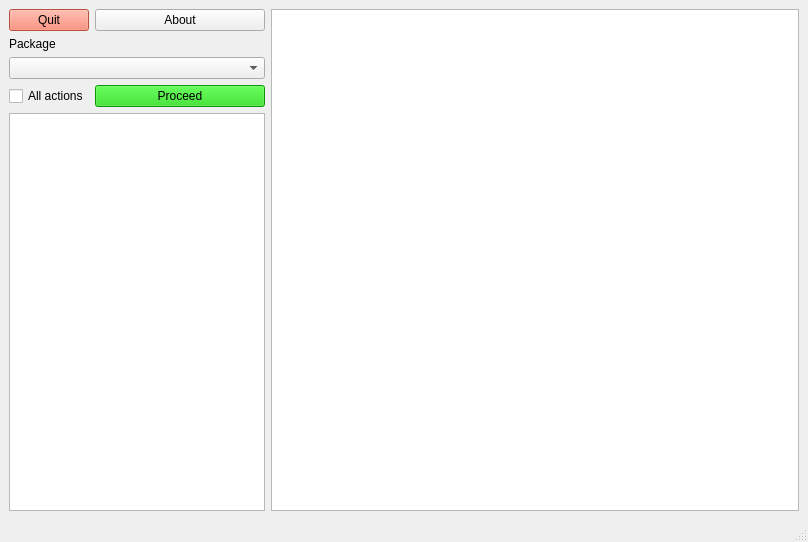
<?xml version="1.0" encoding="UTF-8"?>
<ui version="4.0">
 <class>MainWindow</class>
 <widget class="QMainWindow" name="MainWindow">
  <property name="geometry">
   <rect>
    <x>0</x>
    <y>0</y>
    <width>808</width>
    <height>542</height>
   </rect>
  </property>
  <property name="windowTitle">
   <string>My KDE</string>
  </property>
  <widget class="QWidget" name="centralwidget">
   <layout class="QHBoxLayout" name="horizontalLayout" stretch="0,1">
    <item>
     <layout class="QGridLayout" name="gridLayout" columnstretch="1,0">
      <item row="2" column="0" colspan="2">
       <widget class="QComboBox" name="packageCombo">
        <property name="sizePolicy">
         <sizepolicy hsizetype="Expanding" vsizetype="Fixed">
          <horstretch>0</horstretch>
          <verstretch>0</verstretch>
         </sizepolicy>
        </property>
        <property name="statusTip">
         <string>Select an action package</string>
        </property>
       </widget>
      </item>
      <item row="1" column="0" colspan="2">
       <widget class="QLabel" name="label">
        <property name="sizePolicy">
         <sizepolicy hsizetype="Expanding" vsizetype="Preferred">
          <horstretch>0</horstretch>
          <verstretch>0</verstretch>
         </sizepolicy>
        </property>
        <property name="text">
         <string>Package</string>
        </property>
        <property name="alignment">
         <set>Qt::AlignBottom|Qt::AlignLeading|Qt::AlignLeft</set>
        </property>
       </widget>
      </item>
      <item row="0" column="0">
       <widget class="QPushButton" name="quitButton">
        <property name="sizePolicy">
         <sizepolicy hsizetype="Fixed" vsizetype="Fixed">
          <horstretch>0</horstretch>
          <verstretch>0</verstretch>
         </sizepolicy>
        </property>
        <property name="statusTip">
         <string>Close the window</string>
        </property>
        <property name="styleSheet">
         <string notr="true">background-color: rgb(255, 110, 84);</string>
        </property>
        <property name="text">
         <string>Quit</string>
        </property>
       </widget>
      </item>
      <item row="0" column="1">
       <widget class="QPushButton" name="aboutButton">
        <property name="sizePolicy">
         <sizepolicy hsizetype="Expanding" vsizetype="Fixed">
          <horstretch>0</horstretch>
          <verstretch>0</verstretch>
         </sizepolicy>
        </property>
        <property name="statusTip">
         <string>Show application info</string>
        </property>
        <property name="text">
         <string>About</string>
        </property>
       </widget>
      </item>
      <item row="3" column="1">
       <widget class="QPushButton" name="proceedButton">
        <property name="sizePolicy">
         <sizepolicy hsizetype="Expanding" vsizetype="Fixed">
          <horstretch>0</horstretch>
          <verstretch>0</verstretch>
         </sizepolicy>
        </property>
        <property name="statusTip">
         <string>Proceed with the selected actions</string>
        </property>
        <property name="styleSheet">
         <string notr="true">background-color: rgb(20, 209, 10);</string>
        </property>
        <property name="text">
         <string>Proceed</string>
        </property>
       </widget>
      </item>
      <item row="4" column="0" colspan="2">
       <widget class="QListWidget" name="actionList">
        <property name="sizePolicy">
         <sizepolicy hsizetype="Preferred" vsizetype="Expanding">
          <horstretch>0</horstretch>
          <verstretch>0</verstretch>
         </sizepolicy>
        </property>
        <property name="minimumSize">
         <size>
          <width>220</width>
          <height>250</height>
         </size>
        </property>
        <property name="statusTip">
         <string>Click to see action description. Double-click to select only this action.</string>
        </property>
       </widget>
      </item>
      <item row="3" column="0">
       <widget class="QCheckBox" name="allActionsCheckBox">
        <property name="statusTip">
         <string>Select/unselect all actions at once</string>
        </property>
        <property name="text">
         <string>All actions</string>
        </property>
        <property name="tristate">
         <bool>true</bool>
        </property>
       </widget>
      </item>
     </layout>
    </item>
    <item>
     <widget class="QTextBrowser" name="textBrowser">
      <property name="sizePolicy">
       <sizepolicy hsizetype="MinimumExpanding" vsizetype="Expanding">
        <horstretch>0</horstretch>
        <verstretch>0</verstretch>
       </sizepolicy>
      </property>
     </widget>
    </item>
   </layout>
  </widget>
  <widget class="QMenuBar" name="menubar">
   <property name="geometry">
    <rect>
     <x>0</x>
     <y>0</y>
     <width>808</width>
     <height>23</height>
    </rect>
   </property>
  </widget>
  <widget class="QStatusBar" name="statusbar"/>
 </widget>
 <resources/>
 <connections>
  <connection>
   <sender>quitButton</sender>
   <signal>clicked()</signal>
   <receiver>MainWindow</receiver>
   <slot>close()</slot>
   <hints>
    <hint type="sourcelabel">
     <x>46</x>
     <y>517</y>
    </hint>
    <hint type="destinationlabel">
     <x>389</x>
     <y>280</y>
    </hint>
   </hints>
  </connection>
 </connections>
 <designerdata>
  <property name="gridDeltaX">
   <number>10</number>
  </property>
  <property name="gridDeltaY">
   <number>10</number>
  </property>
  <property name="gridSnapX">
   <bool>true</bool>
  </property>
  <property name="gridSnapY">
   <bool>true</bool>
  </property>
  <property name="gridVisible">
   <bool>true</bool>
  </property>
 </designerdata>
</ui>
